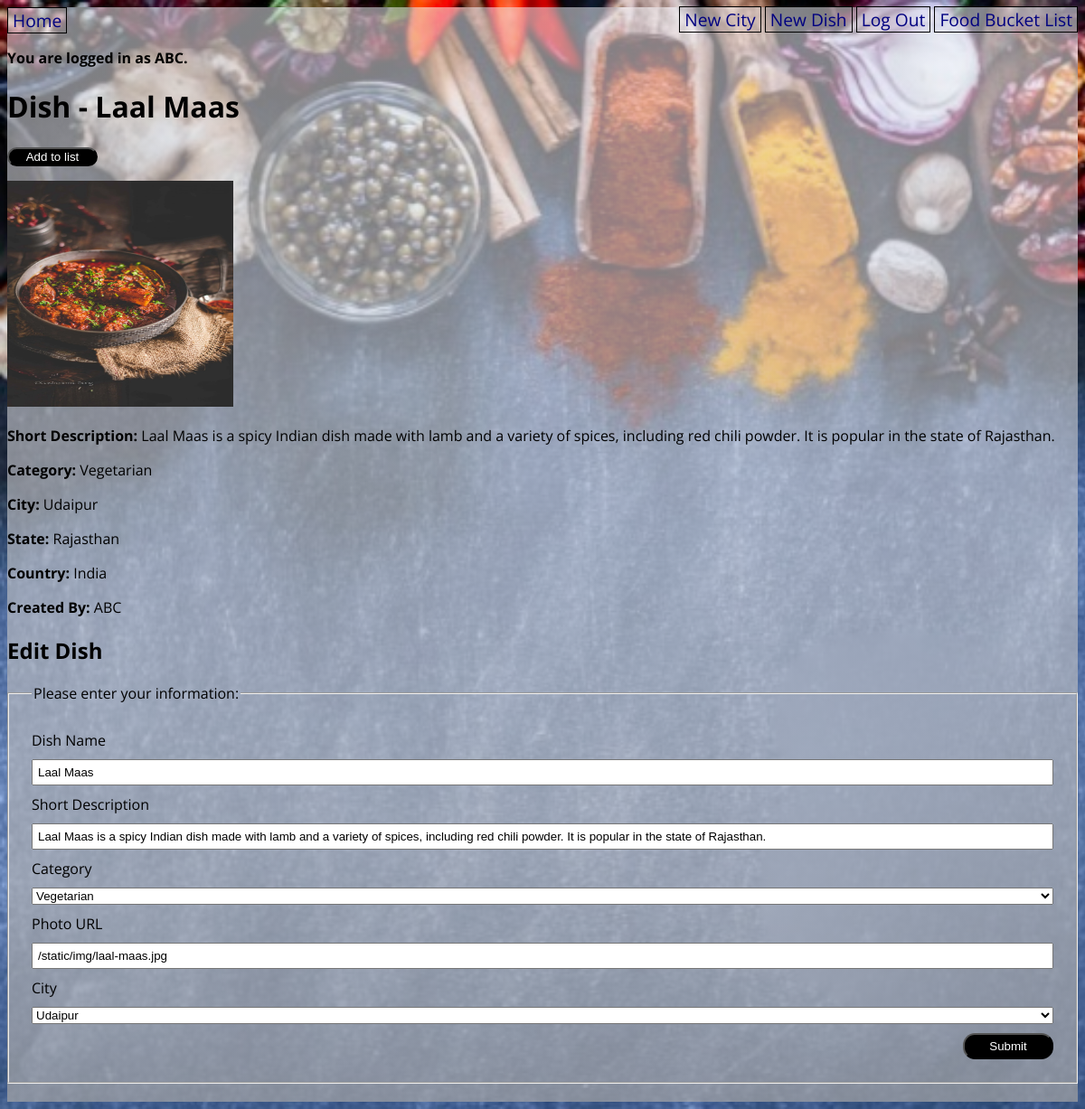
/dish/1 (signed in), run on the app's committed database.
### thali_app/models.py (models this page shows, shortened)
class User(UserMixin, db.Model):
    id = db.Column(db.Integer, primary_key=True)
    username = db.Column(db.String(80), nullable=False)
    password = db.Column(db.String(80), nullable=False)
    favorites_list_user = db.relationship(
        'Dish', secondary='user_favorites_list', back_populates='favorites_list_dishes')
    def __str__(self):
        return f"{self.username}"

class Dish(db.Model):
    id = db.Column(db.Integer, primary_key=True)
    name = db.Column(db.String(80), nullable=False)
    short_desc = db.Column(db.String(250), nullable=False)
    category = db.Column(db.Enum(FoodCategory), default=FoodCategory.OTHER)
    photo_url = db.Column(URLType)
    city_id = db.Column(
        db.Integer, db.ForeignKey('city.id'), nullable=False)
    city = db.relationship('City', back_populates='dishes')
    created_by_id = db.Column(db.Integer, db.ForeignKey('user.id'))
    created_by = db.relationship('User')
    favorites_list_dishes = db.relationship(
        'User', secondary='user_favorites_list', back_populates='favorites_list_user')

class City(db.Model):
    id = db.Column(db.Integer, primary_key=True)
    name = db.Column(db.String(80), nullable=False)
    state = db.Column(db.String(80), nullable=False)
    region = db.Column(db.String(80), nullable=False)
    country = db.Column(db.String(80), nullable=False)
    dishes = db.relationship('Dish', back_populates='city')
    created_by_id = db.Column(db.Integer, db.ForeignKey('user.id'))
    created_by = db.relationship('User')
    def __str__(self):
        return f"{self.name}"

### thali_app/main/routes.py (the view)
@main.route('/dish/<dish_id>', methods=['GET', 'POST'])
@login_required
def dish_detail(dish_id):
    dish = Dish.query.get(dish_id)
    form = DishForm(obj=dish)
    if form.validate_on_submit():
        form.populate_obj(dish)
        db.session.add(dish)
        db.session.commit()
        flash("dish was updated successfully")
        return redirect(url_for("main.dish_detail",dish_id=dish.id))
    dish = Dish.query.get(dish_id)
    return render_template('dish_detail.html', dish=dish, form=form)

### thali_app/main/forms.py
class DishForm(FlaskForm):
    name = StringField("Dish Name",
        validators=[
            DataRequired(),
            Length(min=3, max=80, message= "The dish name needs to be between 3 to 80 charcaters")
        ])
    short_desc = StringField("Short Description",
        validators=[
            Length(min=0, max=250, message= "The description needs to be less than 250 charcaters")
        ])
    category = SelectField("Category", choices=FoodCategory.choices())
    photo_url = StringField("Photo URL")
    city = QuerySelectField("City",
        query_factory=lambda: City.query, allow_blank=False)
    submit = SubmitField("Submit")

### thali_app/extensions.py (called while the page is built)
@login_manager.user_loader
def load_user(user_id):
    return User.query.get(user_id)

### thali_app/utils.py (called while the page is built)
    def __str__(self):
        return str(self.value)

### thali_app/templates/dish_detail.html (shortened to what this page needs)
{% extends 'base.html' %}
{% block content %}
<h1>Dish - {{ dish.name }}</h1>
<form action="/add_to_favorites_list/{{ dish.id }}" method="post">
    <input type="submit" value="Add to list">
</form>
<p><img src="{{ dish.photo_url }}" width="250px" height="250px"></p>
<p><strong>Short Description: </strong> {{ dish.short_desc }}</p>
<p><strong>Category: </strong> {{ dish.category }}</p>
<p><strong>City: </strong> {{ dish.city.name }}</p>
<p><strong>State: </strong> {{ dish.city.state}}</p>
<p><strong>Country: </strong> {{ dish.city.country}}</p>
<p><strong>Created By: </strong>{{ dish.created_by }}</p>
<h2>Edit Dish</h2>
<form method="POST" action="{{ url_for('main.dish_detail', dish_id=dish.id) }}">
    <fieldset>
        <legend>Please enter your information:</legend>
        {{ form.name.label }}
        {{ form.name }}
        {{ form.short_desc.label }}
        {{ form.short_desc }}
        {{ form.category.label }}
        {{ form.category }}
        {{ form.photo_url.label }}
        {{ form.photo_url }}
        {{ form.city.label }}
        {{ form.city }}
        {{ form.submit }}
    </fieldset>
</form>
{% endblock %}

### thali_app/templates/base.html (shortened to what this page needs)
<!DOCTYPE html>
<html>
    <head>
        <link rel="stylesheet" href="/static/style.css">
    </head>
    <body>
        <div id="content">
            <nav>
                <a href="/">Home</a>
                <div>
                    {% if current_user.is_authenticated %}
                        <a href="/new_city">New City</a>
                        <a href="/new_dish">New Dish</a>
                        <a href="/logout">Log Out</a>
                        <a href="/favorites_list">Food Bucket List</a>
                    {% else %}
                    <!-- Only show these links if the current user is NOT
                        authenticated (logged in)! -->
                        <a href="/signup">Sign Up</a>
                        <a href="/login">Log In</a>
                    {% endif %}
                </div>
            </nav>
            {% if current_user.is_authenticated %}
                <p><b>You are logged in as {{ current_user.username }}.</b></p>
            {% endif %}
            {% block content %}{% endblock %}
        </div>
    </body>
</html>

### thali_app/static/style.css (style rules this page uses)
#content { background-image: linear-gradient(to bottom, rgba(245, 246, 252, 0.52), rgba(163, 163, 165, 0.73)), url("/static/img/background.jpeg"); background-color: #cccccc; background-size: cover; font-family: 'Open Sans', sans-serif; }
body { background-image: url("/static/img/background.jpeg"); background-color: #cccccc; background-size: cover; display: flex; flex-direction: column; align-items: center; font-family: 'Open Sans', sans-serif; }
#content { width: 100%; background-color: rgb(237, 238, 241); }
nav { width: 100%; display: flex; flex-direction: row; justify-content: space-between; }
nav a { color: navy; text-decoration: none; border: 1px solid black; padding: 0 5px; font-size: 1.2em; }
fieldset { display: flex; flex-direction: column; margin: 20px 0; padding: 20px; }
fieldset * { margin: 5px; }
fieldset input { padding: 5px; }
input[type=submit] { width: 100px; align-self: flex-end; background-color:black; border-radius: 1em; color:white; font-size: 500; padding: 1.7 rem; }

### data on the page
User: username "ABC", created_by "ABC"
Dish: name "Laal Maas", photo_url (picture), short_desc "Laal Maas is a spicy Indian dish made with lamb and a variety of spices, including red chili powder. It is popular in the state of Rajasthan.", category "Vegetarian", photo_url "/static/img/laal-maas.jpg", city "Udaipur"
City: city.name "Udaipur", city.state "Rajasthan", city.country "India"
